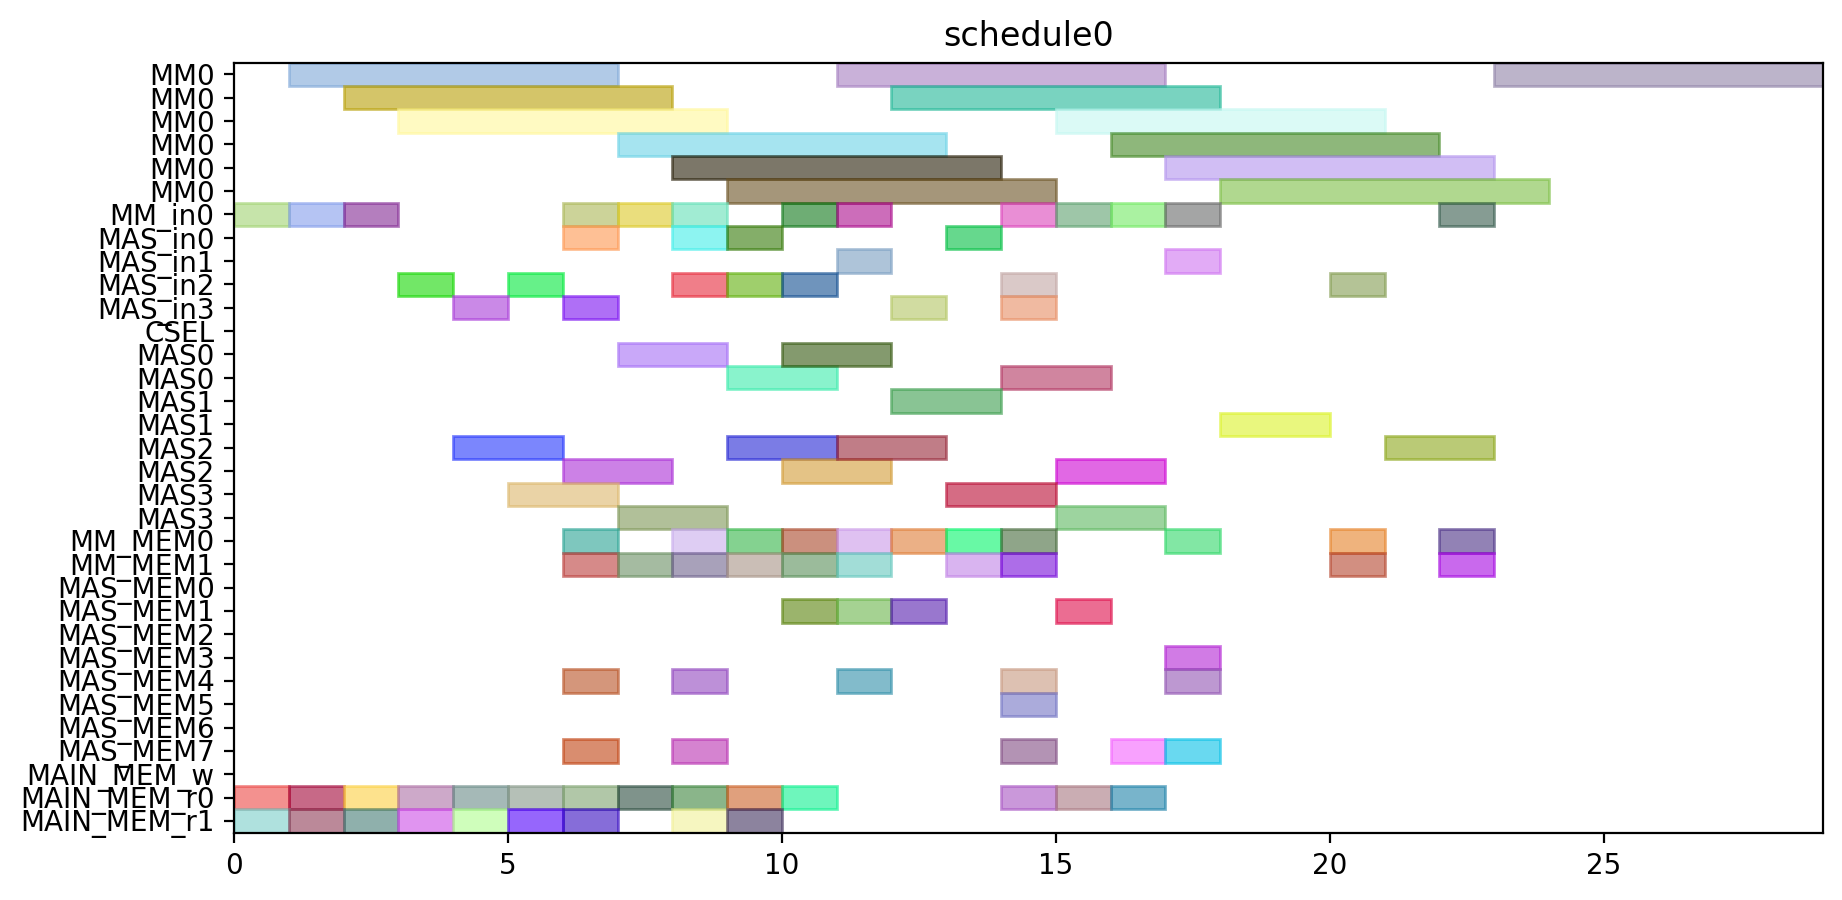

The Python source for this figure:
from pyschedule import Scenario, solvers, plotters, alt


def solve():
	horizon = 120
	S = Scenario("schedule0", horizon=horizon)

	# resource
	MM = S.Resources('MM', num=1, size=6)
	MM_in = S.Resources('MM_in', num=1)
	MAS_in = S.Resources('MAS_in', num=4)
	CSEL = S.Resource('CSEL')
	MAS = S.Resources('MAS', num=4, size=2, periods=range(1, horizon))
	MM_MEM = S.Resources('MM_MEM', num=2)
	MAS_MEM = S.Resources('MAS_MEM', num=8)
	MAIN_MEM_w = S.Resource('MAIN_MEM_w', size=1)
	MAIN_MEM_r = S.Resources('MAIN_MEM_r', num=2)

	# result of previous scheduling

	# new tasks
	t0 = S.Task('t0', length=6, delay_cost=1)
	t0 += alt(MM)
	t0_in = S.Task('t0_in', length=1, delay_cost=1)
	t0_in += alt(MM_in)
	S += t0_in*MM_in[0]<=t0*MM[0]
	t0_mem0 = S.Task('t0_mem0', length=1, delay_cost=1)
	t0_mem0 += MAIN_MEM_r[0]
	S += t0_mem0 <= t0

	t0_mem1 = S.Task('t0_mem1', length=1, delay_cost=1)
	t0_mem1 += MAIN_MEM_r[1]
	S += t0_mem1 <= t0

	t1 = S.Task('t1', length=6, delay_cost=1)
	t1 += alt(MM)
	t1_in = S.Task('t1_in', length=1, delay_cost=1)
	t1_in += alt(MM_in)
	S += t1_in*MM_in[0]<=t1*MM[0]
	t1_mem0 = S.Task('t1_mem0', length=1, delay_cost=1)
	t1_mem0 += MAIN_MEM_r[0]
	S += t1_mem0 <= t1

	t1_mem1 = S.Task('t1_mem1', length=1, delay_cost=1)
	t1_mem1 += MAIN_MEM_r[1]
	S += t1_mem1 <= t1

	t2 = S.Task('t2', length=6, delay_cost=1)
	t2 += alt(MM)
	t2_in = S.Task('t2_in', length=1, delay_cost=1)
	t2_in += alt(MM_in)
	S += t2_in*MM_in[0]<=t2*MM[0]
	t2_mem0 = S.Task('t2_mem0', length=1, delay_cost=1)
	t2_mem0 += MAIN_MEM_r[0]
	S += t2_mem0 <= t2

	t2_mem1 = S.Task('t2_mem1', length=1, delay_cost=1)
	t2_mem1 += MAIN_MEM_r[1]
	S += t2_mem1 <= t2

	t3 = S.Task('t3', length=2, delay_cost=1)
	t3 += alt(MAS)
	t3_in = S.Task('t3_in', length=1, delay_cost=1)
	t3_in += alt(MAS_in)
	S += t3_in*MAS_in[0]<=t3*MAS[0]

	S += t3_in*MAS_in[1]<=t3*MAS[1]

	S += t3_in*MAS_in[2]<=t3*MAS[2]

	S += t3_in*MAS_in[3]<=t3*MAS[3]

	t3_mem0 = S.Task('t3_mem0', length=1, delay_cost=1)
	t3_mem0 += MAIN_MEM_r[0]
	S += t3_mem0 <= t3

	t3_mem1 = S.Task('t3_mem1', length=1, delay_cost=1)
	t3_mem1 += MAIN_MEM_r[1]
	S += t3_mem1 <= t3

	t4 = S.Task('t4', length=2, delay_cost=1)
	t4 += alt(MAS)
	t4_in = S.Task('t4_in', length=1, delay_cost=1)
	t4_in += alt(MAS_in)
	S += t4_in*MAS_in[0]<=t4*MAS[0]

	S += t4_in*MAS_in[1]<=t4*MAS[1]

	S += t4_in*MAS_in[2]<=t4*MAS[2]

	S += t4_in*MAS_in[3]<=t4*MAS[3]

	t4_mem0 = S.Task('t4_mem0', length=1, delay_cost=1)
	t4_mem0 += MAIN_MEM_r[0]
	S += t4_mem0 <= t4

	t4_mem1 = S.Task('t4_mem1', length=1, delay_cost=1)
	t4_mem1 += MAIN_MEM_r[1]
	S += t4_mem1 <= t4

	t8 = S.Task('t8', length=2, delay_cost=1)
	t8 += alt(MAS)
	t8_in = S.Task('t8_in', length=1, delay_cost=1)
	t8_in += alt(MAS_in)
	S += t8_in*MAS_in[0]<=t8*MAS[0]

	S += t8_in*MAS_in[1]<=t8*MAS[1]

	S += t8_in*MAS_in[2]<=t8*MAS[2]

	S += t8_in*MAS_in[3]<=t8*MAS[3]

	t8_mem0 = S.Task('t8_mem0', length=1, delay_cost=1)
	t8_mem0 += MAIN_MEM_r[0]
	S += t8_mem0 <= t8

	t8_mem1 = S.Task('t8_mem1', length=1, delay_cost=1)
	t8_mem1 += MAIN_MEM_r[1]
	S += t8_mem1 <= t8

	t9 = S.Task('t9', length=2, delay_cost=1)
	t9 += alt(MAS)
	t9_in = S.Task('t9_in', length=1, delay_cost=1)
	t9_in += alt(MAS_in)
	S += t9_in*MAS_in[0]<=t9*MAS[0]

	S += t9_in*MAS_in[1]<=t9*MAS[1]

	S += t9_in*MAS_in[2]<=t9*MAS[2]

	S += t9_in*MAS_in[3]<=t9*MAS[3]

	t9_mem0 = S.Task('t9_mem0', length=1, delay_cost=1)
	t9_mem0 += MAIN_MEM_r[0]
	S += t9_mem0 <= t9

	t9_mem1 = S.Task('t9_mem1', length=1, delay_cost=1)
	t9_mem1 += MAIN_MEM_r[1]
	S += t9_mem1 <= t9

	t13 = S.Task('t13', length=2, delay_cost=1)
	t13 += alt(MAS)
	t13_in = S.Task('t13_in', length=1, delay_cost=1)
	t13_in += alt(MAS_in)
	S += t13_in*MAS_in[0]<=t13*MAS[0]

	S += t13_in*MAS_in[1]<=t13*MAS[1]

	S += t13_in*MAS_in[2]<=t13*MAS[2]

	S += t13_in*MAS_in[3]<=t13*MAS[3]

	t13_mem0 = S.Task('t13_mem0', length=1, delay_cost=1)
	t13_mem0 += MAIN_MEM_r[0]
	S += t13_mem0 <= t13

	t13_mem1 = S.Task('t13_mem1', length=1, delay_cost=1)
	t13_mem1 += MAIN_MEM_r[1]
	S += t13_mem1 <= t13

	t14 = S.Task('t14', length=2, delay_cost=1)
	t14 += alt(MAS)
	t14_in = S.Task('t14_in', length=1, delay_cost=1)
	t14_in += alt(MAS_in)
	S += t14_in*MAS_in[0]<=t14*MAS[0]

	S += t14_in*MAS_in[1]<=t14*MAS[1]

	S += t14_in*MAS_in[2]<=t14*MAS[2]

	S += t14_in*MAS_in[3]<=t14*MAS[3]

	t14_mem0 = S.Task('t14_mem0', length=1, delay_cost=1)
	t14_mem0 += MAIN_MEM_r[0]
	S += t14_mem0 <= t14

	t14_mem1 = S.Task('t14_mem1', length=1, delay_cost=1)
	t14_mem1 += MAIN_MEM_r[1]
	S += t14_mem1 <= t14

	t5 = S.Task('t5', length=6, delay_cost=1)
	t5 += alt(MM)
	t5_in = S.Task('t5_in', length=1, delay_cost=1)
	t5_in += alt(MM_in)
	S += t5_in*MM_in[0]<=t5*MM[0]
	t5_mem0 = S.Task('t5_mem0', length=1, delay_cost=1)
	t5_mem0 += alt(MAS_MEM)
	S += (t3*MAS[0])-1 < t5_mem0*MAS_MEM[0]
	S += (t3*MAS[1])-1 < t5_mem0*MAS_MEM[2]
	S += (t3*MAS[2])-1 < t5_mem0*MAS_MEM[4]
	S += (t3*MAS[3])-1 < t5_mem0*MAS_MEM[6]
	S += t5_mem0 <= t5

	t5_mem1 = S.Task('t5_mem1', length=1, delay_cost=1)
	t5_mem1 += alt(MAS_MEM)
	S += (t4*MAS[0])-1 < t5_mem1*MAS_MEM[1]
	S += (t4*MAS[1])-1 < t5_mem1*MAS_MEM[3]
	S += (t4*MAS[2])-1 < t5_mem1*MAS_MEM[5]
	S += (t4*MAS[3])-1 < t5_mem1*MAS_MEM[7]
	S += t5_mem1 <= t5

	t6 = S.Task('t6', length=2, delay_cost=1)
	t6 += alt(MAS)
	t6_in = S.Task('t6_in', length=1, delay_cost=1)
	t6_in += alt(MAS_in)
	S += t6_in*MAS_in[0]<=t6*MAS[0]

	S += t6_in*MAS_in[1]<=t6*MAS[1]

	S += t6_in*MAS_in[2]<=t6*MAS[2]

	S += t6_in*MAS_in[3]<=t6*MAS[3]

	t6_mem0 = S.Task('t6_mem0', length=1, delay_cost=1)
	t6_mem0 += alt(MM_MEM)
	S += (t0*MM[0])-1 < t6_mem0*MM_MEM[0]
	S += t6_mem0 <= t6

	t6_mem1 = S.Task('t6_mem1', length=1, delay_cost=1)
	t6_mem1 += alt(MM_MEM)
	S += (t1*MM[0])-1 < t6_mem1*MM_MEM[1]
	S += t6_mem1 <= t6

	t10 = S.Task('t10', length=6, delay_cost=1)
	t10 += alt(MM)
	t10_in = S.Task('t10_in', length=1, delay_cost=1)
	t10_in += alt(MM_in)
	S += t10_in*MM_in[0]<=t10*MM[0]
	t10_mem0 = S.Task('t10_mem0', length=1, delay_cost=1)
	t10_mem0 += alt(MAS_MEM)
	S += (t8*MAS[0])-1 < t10_mem0*MAS_MEM[0]
	S += (t8*MAS[1])-1 < t10_mem0*MAS_MEM[2]
	S += (t8*MAS[2])-1 < t10_mem0*MAS_MEM[4]
	S += (t8*MAS[3])-1 < t10_mem0*MAS_MEM[6]
	S += t10_mem0 <= t10

	t10_mem1 = S.Task('t10_mem1', length=1, delay_cost=1)
	t10_mem1 += alt(MAS_MEM)
	S += (t9*MAS[0])-1 < t10_mem1*MAS_MEM[1]
	S += (t9*MAS[1])-1 < t10_mem1*MAS_MEM[3]
	S += (t9*MAS[2])-1 < t10_mem1*MAS_MEM[5]
	S += (t9*MAS[3])-1 < t10_mem1*MAS_MEM[7]
	S += t10_mem1 <= t10

	t11 = S.Task('t11', length=2, delay_cost=1)
	t11 += alt(MAS)
	t11_in = S.Task('t11_in', length=1, delay_cost=1)
	t11_in += alt(MAS_in)
	S += t11_in*MAS_in[0]<=t11*MAS[0]

	S += t11_in*MAS_in[1]<=t11*MAS[1]

	S += t11_in*MAS_in[2]<=t11*MAS[2]

	S += t11_in*MAS_in[3]<=t11*MAS[3]

	t11_mem0 = S.Task('t11_mem0', length=1, delay_cost=1)
	t11_mem0 += alt(MM_MEM)
	S += (t1*MM[0])-1 < t11_mem0*MM_MEM[0]
	S += t11_mem0 <= t11

	t11_mem1 = S.Task('t11_mem1', length=1, delay_cost=1)
	t11_mem1 += alt(MM_MEM)
	S += (t2*MM[0])-1 < t11_mem1*MM_MEM[1]
	S += t11_mem1 <= t11

	t15 = S.Task('t15', length=6, delay_cost=1)
	t15 += alt(MM)
	t15_in = S.Task('t15_in', length=1, delay_cost=1)
	t15_in += alt(MM_in)
	S += t15_in*MM_in[0]<=t15*MM[0]
	t15_mem0 = S.Task('t15_mem0', length=1, delay_cost=1)
	t15_mem0 += alt(MAS_MEM)
	S += (t13*MAS[0])-1 < t15_mem0*MAS_MEM[0]
	S += (t13*MAS[1])-1 < t15_mem0*MAS_MEM[2]
	S += (t13*MAS[2])-1 < t15_mem0*MAS_MEM[4]
	S += (t13*MAS[3])-1 < t15_mem0*MAS_MEM[6]
	S += t15_mem0 <= t15

	t15_mem1 = S.Task('t15_mem1', length=1, delay_cost=1)
	t15_mem1 += alt(MAS_MEM)
	S += (t14*MAS[0])-1 < t15_mem1*MAS_MEM[1]
	S += (t14*MAS[1])-1 < t15_mem1*MAS_MEM[3]
	S += (t14*MAS[2])-1 < t15_mem1*MAS_MEM[5]
	S += (t14*MAS[3])-1 < t15_mem1*MAS_MEM[7]
	S += t15_mem1 <= t15

	t16 = S.Task('t16', length=2, delay_cost=1)
	t16 += alt(MAS)
	t16_in = S.Task('t16_in', length=1, delay_cost=1)
	t16_in += alt(MAS_in)
	S += t16_in*MAS_in[0]<=t16*MAS[0]

	S += t16_in*MAS_in[1]<=t16*MAS[1]

	S += t16_in*MAS_in[2]<=t16*MAS[2]

	S += t16_in*MAS_in[3]<=t16*MAS[3]

	t16_mem0 = S.Task('t16_mem0', length=1, delay_cost=1)
	t16_mem0 += alt(MM_MEM)
	S += (t0*MM[0])-1 < t16_mem0*MM_MEM[0]
	S += t16_mem0 <= t16

	t16_mem1 = S.Task('t16_mem1', length=1, delay_cost=1)
	t16_mem1 += alt(MM_MEM)
	S += (t2*MM[0])-1 < t16_mem1*MM_MEM[1]
	S += t16_mem1 <= t16

	t19 = S.Task('t19', length=6, delay_cost=1)
	t19 += alt(MM)
	t19_in = S.Task('t19_in', length=1, delay_cost=1)
	t19_in += alt(MM_in)
	S += t19_in*MM_in[0]<=t19*MM[0]
	t19_mem0 = S.Task('t19_mem0', length=1, delay_cost=1)
	t19_mem0 += MAIN_MEM_r[0]
	S += t19_mem0 <= t19

	t19_mem1 = S.Task('t19_mem1', length=1, delay_cost=1)
	t19_mem1 += alt(MM_MEM)
	S += (t2*MM[0])-1 < t19_mem1*MM_MEM[1]
	S += t19_mem1 <= t19

	t24 = S.Task('t24', length=2, delay_cost=1)
	t24 += alt(MAS)
	t24_in = S.Task('t24_in', length=1, delay_cost=1)
	t24_in += alt(MAS_in)
	S += t24_in*MAS_in[0]<=t24*MAS[0]

	S += t24_in*MAS_in[1]<=t24*MAS[1]

	S += t24_in*MAS_in[2]<=t24*MAS[2]

	S += t24_in*MAS_in[3]<=t24*MAS[3]

	t24_mem0 = S.Task('t24_mem0', length=1, delay_cost=1)
	t24_mem0 += alt(MM_MEM)
	S += (t0*MM[0])-1 < t24_mem0*MM_MEM[0]
	S += t24_mem0 <= t24

	t24_mem1 = S.Task('t24_mem1', length=1, delay_cost=1)
	t24_mem1 += alt(MM_MEM)
	S += (t0*MM[0])-1 < t24_mem1*MM_MEM[1]
	S += t24_mem1 <= t24

	t26 = S.Task('t26', length=6, delay_cost=1)
	t26 += alt(MM)
	t26_in = S.Task('t26_in', length=1, delay_cost=1)
	t26_in += alt(MM_in)
	S += t26_in*MM_in[0]<=t26*MM[0]
	t26_mem0 = S.Task('t26_mem0', length=1, delay_cost=1)
	t26_mem0 += MAIN_MEM_r[0]
	S += t26_mem0 <= t26

	t26_mem1 = S.Task('t26_mem1', length=1, delay_cost=1)
	t26_mem1 += alt(MM_MEM)
	S += (t2*MM[0])-1 < t26_mem1*MM_MEM[1]
	S += t26_mem1 <= t26

	t7 = S.Task('t7', length=2, delay_cost=1)
	t7 += alt(MAS)
	t7_in = S.Task('t7_in', length=1, delay_cost=1)
	t7_in += alt(MAS_in)
	S += t7_in*MAS_in[0]<=t7*MAS[0]

	S += t7_in*MAS_in[1]<=t7*MAS[1]

	S += t7_in*MAS_in[2]<=t7*MAS[2]

	S += t7_in*MAS_in[3]<=t7*MAS[3]

	t7_mem0 = S.Task('t7_mem0', length=1, delay_cost=1)
	t7_mem0 += alt(MM_MEM)
	S += (t5*MM[0])-1 < t7_mem0*MM_MEM[0]
	S += t7_mem0 <= t7

	t7_mem1 = S.Task('t7_mem1', length=1, delay_cost=1)
	t7_mem1 += alt(MAS_MEM)
	S += (t6*MAS[0])-1 < t7_mem1*MAS_MEM[1]
	S += (t6*MAS[1])-1 < t7_mem1*MAS_MEM[3]
	S += (t6*MAS[2])-1 < t7_mem1*MAS_MEM[5]
	S += (t6*MAS[3])-1 < t7_mem1*MAS_MEM[7]
	S += t7_mem1 <= t7

	t12 = S.Task('t12', length=2, delay_cost=1)
	t12 += alt(MAS)
	t12_in = S.Task('t12_in', length=1, delay_cost=1)
	t12_in += alt(MAS_in)
	S += t12_in*MAS_in[0]<=t12*MAS[0]

	S += t12_in*MAS_in[1]<=t12*MAS[1]

	S += t12_in*MAS_in[2]<=t12*MAS[2]

	S += t12_in*MAS_in[3]<=t12*MAS[3]

	t12_mem0 = S.Task('t12_mem0', length=1, delay_cost=1)
	t12_mem0 += alt(MM_MEM)
	S += (t10*MM[0])-1 < t12_mem0*MM_MEM[0]
	S += t12_mem0 <= t12

	t12_mem1 = S.Task('t12_mem1', length=1, delay_cost=1)
	t12_mem1 += alt(MAS_MEM)
	S += (t11*MAS[0])-1 < t12_mem1*MAS_MEM[1]
	S += (t11*MAS[1])-1 < t12_mem1*MAS_MEM[3]
	S += (t11*MAS[2])-1 < t12_mem1*MAS_MEM[5]
	S += (t11*MAS[3])-1 < t12_mem1*MAS_MEM[7]
	S += t12_mem1 <= t12

	t17 = S.Task('t17', length=2, delay_cost=1)
	t17 += alt(MAS)
	t17_in = S.Task('t17_in', length=1, delay_cost=1)
	t17_in += alt(MAS_in)
	S += t17_in*MAS_in[0]<=t17*MAS[0]

	S += t17_in*MAS_in[1]<=t17*MAS[1]

	S += t17_in*MAS_in[2]<=t17*MAS[2]

	S += t17_in*MAS_in[3]<=t17*MAS[3]

	t17_mem0 = S.Task('t17_mem0', length=1, delay_cost=1)
	t17_mem0 += alt(MM_MEM)
	S += (t15*MM[0])-1 < t17_mem0*MM_MEM[0]
	S += t17_mem0 <= t17

	t17_mem1 = S.Task('t17_mem1', length=1, delay_cost=1)
	t17_mem1 += alt(MAS_MEM)
	S += (t16*MAS[0])-1 < t17_mem1*MAS_MEM[1]
	S += (t16*MAS[1])-1 < t17_mem1*MAS_MEM[3]
	S += (t16*MAS[2])-1 < t17_mem1*MAS_MEM[5]
	S += (t16*MAS[3])-1 < t17_mem1*MAS_MEM[7]
	S += t17_mem1 <= t17

	t25 = S.Task('t25', length=2, delay_cost=1)
	t25 += alt(MAS)
	t25_in = S.Task('t25_in', length=1, delay_cost=1)
	t25_in += alt(MAS_in)
	S += t25_in*MAS_in[0]<=t25*MAS[0]

	S += t25_in*MAS_in[1]<=t25*MAS[1]

	S += t25_in*MAS_in[2]<=t25*MAS[2]

	S += t25_in*MAS_in[3]<=t25*MAS[3]

	t25_mem0 = S.Task('t25_mem0', length=1, delay_cost=1)
	t25_mem0 += alt(MM_MEM)
	S += (t0*MM[0])-1 < t25_mem0*MM_MEM[0]
	S += t25_mem0 <= t25

	t25_mem1 = S.Task('t25_mem1', length=1, delay_cost=1)
	t25_mem1 += alt(MAS_MEM)
	S += (t24*MAS[0])-1 < t25_mem1*MAS_MEM[1]
	S += (t24*MAS[1])-1 < t25_mem1*MAS_MEM[3]
	S += (t24*MAS[2])-1 < t25_mem1*MAS_MEM[5]
	S += (t24*MAS[3])-1 < t25_mem1*MAS_MEM[7]
	S += t25_mem1 <= t25

	t29 = S.Task('t29', length=2, delay_cost=1)
	t29 += alt(MAS)
	t29_in = S.Task('t29_in', length=1, delay_cost=1)
	t29_in += alt(MAS_in)
	S += t29_in*MAS_in[0]<=t29*MAS[0]

	S += t29_in*MAS_in[1]<=t29*MAS[1]

	S += t29_in*MAS_in[2]<=t29*MAS[2]

	S += t29_in*MAS_in[3]<=t29*MAS[3]

	t29_mem0 = S.Task('t29_mem0', length=1, delay_cost=1)
	t29_mem0 += alt(MM_MEM)
	S += (t0*MM[0])-1 < t29_mem0*MM_MEM[0]
	S += t29_mem0 <= t29

	t29_mem1 = S.Task('t29_mem1', length=1, delay_cost=1)
	t29_mem1 += alt(MM_MEM)
	S += (t26*MM[0])-1 < t29_mem1*MM_MEM[1]
	S += t29_mem1 <= t29

	t18 = S.Task('t18', length=6, delay_cost=1)
	t18 += alt(MM)
	t18_in = S.Task('t18_in', length=1, delay_cost=1)
	t18_in += alt(MM_in)
	S += t18_in*MM_in[0]<=t18*MM[0]
	t18_mem0 = S.Task('t18_mem0', length=1, delay_cost=1)
	t18_mem0 += MAIN_MEM_r[0]
	S += t18_mem0 <= t18

	t18_mem1 = S.Task('t18_mem1', length=1, delay_cost=1)
	t18_mem1 += alt(MAS_MEM)
	S += (t12*MAS[0])-1 < t18_mem1*MAS_MEM[1]
	S += (t12*MAS[1])-1 < t18_mem1*MAS_MEM[3]
	S += (t12*MAS[2])-1 < t18_mem1*MAS_MEM[5]
	S += (t12*MAS[3])-1 < t18_mem1*MAS_MEM[7]
	S += t18_mem1 <= t18

	t27 = S.Task('t27', length=6, delay_cost=1)
	t27 += alt(MM)
	t27_in = S.Task('t27_in', length=1, delay_cost=1)
	t27_in += alt(MM_in)
	S += t27_in*MM_in[0]<=t27*MM[0]
	t27_mem0 = S.Task('t27_mem0', length=1, delay_cost=1)
	t27_mem0 += MAIN_MEM_r[0]
	S += t27_mem0 <= t27

	t27_mem1 = S.Task('t27_mem1', length=1, delay_cost=1)
	t27_mem1 += alt(MAS_MEM)
	S += (t12*MAS[0])-1 < t27_mem1*MAS_MEM[1]
	S += (t12*MAS[1])-1 < t27_mem1*MAS_MEM[3]
	S += (t12*MAS[2])-1 < t27_mem1*MAS_MEM[5]
	S += (t12*MAS[3])-1 < t27_mem1*MAS_MEM[7]
	S += t27_mem1 <= t27

	t28 = S.Task('t28', length=2, delay_cost=1)
	t28 += alt(MAS)
	t28_in = S.Task('t28_in', length=1, delay_cost=1)
	t28_in += alt(MAS_in)
	S += t28_in*MAS_in[0]<=t28*MAS[0]

	S += t28_in*MAS_in[1]<=t28*MAS[1]

	S += t28_in*MAS_in[2]<=t28*MAS[2]

	S += t28_in*MAS_in[3]<=t28*MAS[3]

	t28_mem0 = S.Task('t28_mem0', length=1, delay_cost=1)
	t28_mem0 += alt(MAS_MEM)
	S += (t25*MAS[0])-1 < t28_mem0*MAS_MEM[0]
	S += (t25*MAS[1])-1 < t28_mem0*MAS_MEM[2]
	S += (t25*MAS[2])-1 < t28_mem0*MAS_MEM[4]
	S += (t25*MAS[3])-1 < t28_mem0*MAS_MEM[6]
	S += t28_mem0 <= t28

	t28_mem1 = S.Task('t28_mem1', length=1, delay_cost=1)
	t28_mem1 += alt(MM_MEM)
	S += (t26*MM[0])-1 < t28_mem1*MM_MEM[1]
	S += t28_mem1 <= t28

	t30 = S.Task('t30', length=6, delay_cost=1)
	t30 += alt(MM)
	t30_in = S.Task('t30_in', length=1, delay_cost=1)
	t30_in += alt(MM_in)
	S += t30_in*MM_in[0]<=t30*MM[0]
	t30_mem0 = S.Task('t30_mem0', length=1, delay_cost=1)
	t30_mem0 += MAIN_MEM_r[0]
	S += t30_mem0 <= t30

	t30_mem1 = S.Task('t30_mem1', length=1, delay_cost=1)
	t30_mem1 += alt(MAS_MEM)
	S += (t29*MAS[0])-1 < t30_mem1*MAS_MEM[1]
	S += (t29*MAS[1])-1 < t30_mem1*MAS_MEM[3]
	S += (t29*MAS[2])-1 < t30_mem1*MAS_MEM[5]
	S += (t29*MAS[3])-1 < t30_mem1*MAS_MEM[7]
	S += t30_mem1 <= t30

	t20 = S.Task('t20', length=2, delay_cost=1)
	t20 += alt(MAS)
	t20_in = S.Task('t20_in', length=1, delay_cost=1)
	t20_in += alt(MAS_in)
	S += t20_in*MAS_in[0]<=t20*MAS[0]

	S += t20_in*MAS_in[1]<=t20*MAS[1]

	S += t20_in*MAS_in[2]<=t20*MAS[2]

	S += t20_in*MAS_in[3]<=t20*MAS[3]

	t20_mem0 = S.Task('t20_mem0', length=1, delay_cost=1)
	t20_mem0 += alt(MM_MEM)
	S += (t19*MM[0])-1 < t20_mem0*MM_MEM[0]
	S += t20_mem0 <= t20

	t20_mem1 = S.Task('t20_mem1', length=1, delay_cost=1)
	t20_mem1 += alt(MM_MEM)
	S += (t18*MM[0])-1 < t20_mem1*MM_MEM[1]
	S += t20_mem1 <= t20

	t31 = S.Task('t31', length=6, delay_cost=1)
	t31 += alt(MM)
	t31_in = S.Task('t31_in', length=1, delay_cost=1)
	t31_in += alt(MM_in)
	S += t31_in*MM_in[0]<=t31*MM[0]
	t31_mem0 = S.Task('t31_mem0', length=1, delay_cost=1)
	t31_mem0 += alt(MM_MEM)
	S += (t27*MM[0])-1 < t31_mem0*MM_MEM[0]
	S += t31_mem0 <= t31

	t31_mem1 = S.Task('t31_mem1', length=1, delay_cost=1)
	t31_mem1 += alt(MM_MEM)
	S += (t30*MM[0])-1 < t31_mem1*MM_MEM[1]
	S += t31_mem1 <= t31

	t35 = S.Task('t35', length=6, delay_cost=1)
	t35 += alt(MM)
	t35_in = S.Task('t35_in', length=1, delay_cost=1)
	t35_in += alt(MM_in)
	S += t35_in*MM_in[0]<=t35*MM[0]
	t35_mem0 = S.Task('t35_mem0', length=1, delay_cost=1)
	t35_mem0 += alt(MAS_MEM)
	S += (t7*MAS[0])-1 < t35_mem0*MAS_MEM[0]
	S += (t7*MAS[1])-1 < t35_mem0*MAS_MEM[2]
	S += (t7*MAS[2])-1 < t35_mem0*MAS_MEM[4]
	S += (t7*MAS[3])-1 < t35_mem0*MAS_MEM[6]
	S += t35_mem0 <= t35

	t35_mem1 = S.Task('t35_mem1', length=1, delay_cost=1)
	t35_mem1 += alt(MAS_MEM)
	S += (t28*MAS[0])-1 < t35_mem1*MAS_MEM[1]
	S += (t28*MAS[1])-1 < t35_mem1*MAS_MEM[3]
	S += (t28*MAS[2])-1 < t35_mem1*MAS_MEM[5]
	S += (t28*MAS[3])-1 < t35_mem1*MAS_MEM[7]
	S += t35_mem1 <= t35

	solvers.mip.solve(S,msg=1,kind='CPLEX',ratio_gap=1.01)

	solution = [['hoge']*len(S.solution()[1]) for i in range(len(S.solution()))]
	for i in range(len(S.solution())):
		for j in range(len(S.solution()[i])):
			solution[i][j]=str(S.solution()[i][j])
	print(solution)

	cycles = int(solution[-1][3])

	pic_file_name = "/home/mfukuda/ABE/multiRAM_multiMAS_16mux/scheduling_result/stage6MM1_stage2MAS4/EP_ADD_A_ANY/schedule0.png"
	if(S.solution() != []):
		plotters.matplotlib.plot(S,img_filename=pic_file_name, show_task_labels=False, fig_size=(cycles*0.25+3, 5))

	return solution
